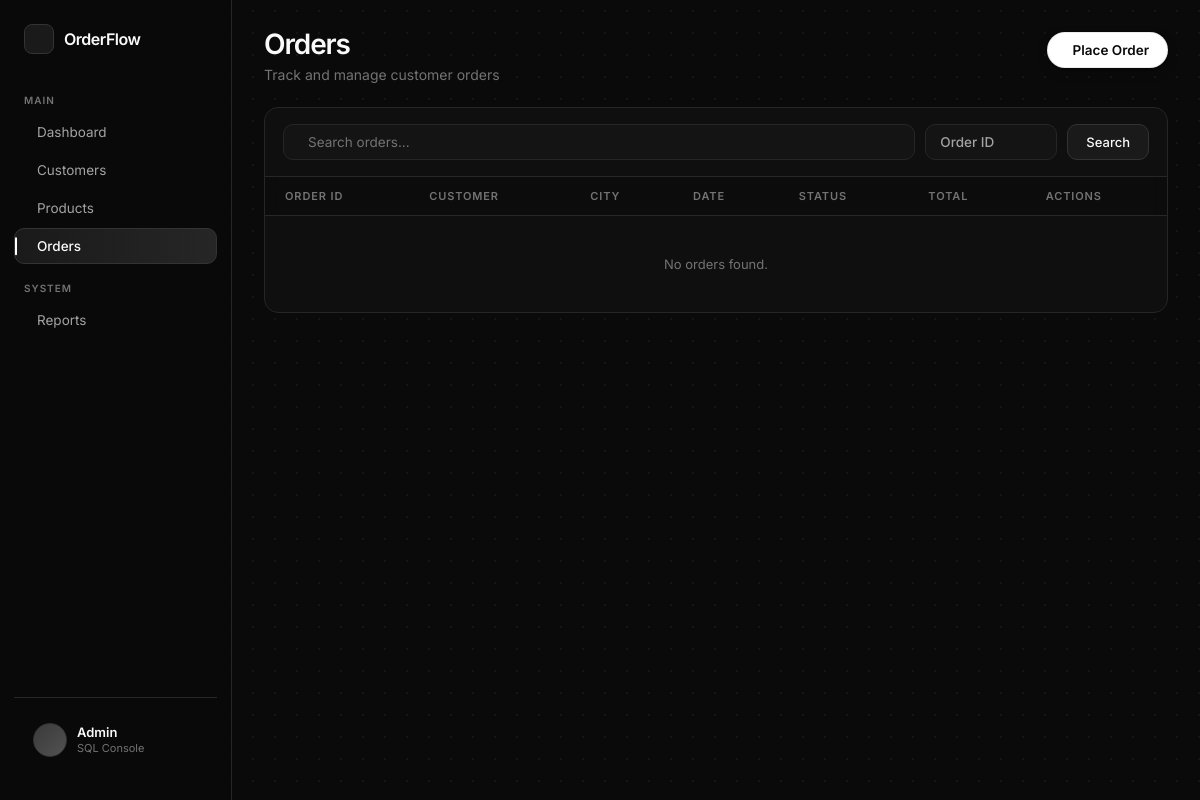
The page /orders on the database as committed earlier.
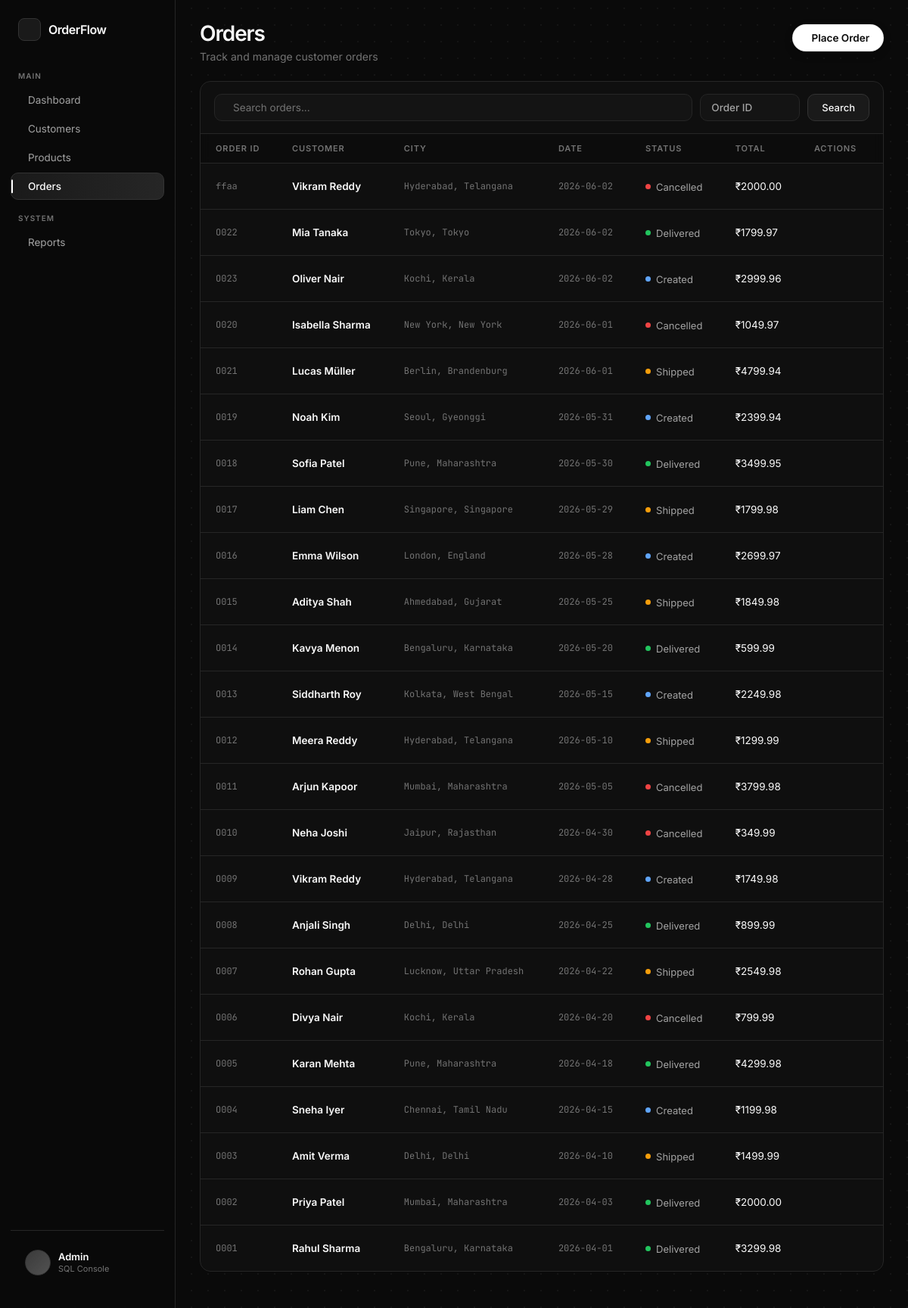
The same page on the database as committed later.
### tables this page shows
CREATE TABLE orders(
            ORDER_ID    VARCHAR PRIMARY KEY,
            CUSTOMER_ID VARCHAR NOT NULL,
            ADDRESS_ID  VARCHAR NOT NULL,
            STATUS      VARCHAR NOT NULL,
            TOTAL_PRICE    FLOAT NOT NULL,
            ORDER_DATE  DATE NOT NULL,
            FOREIGN KEY (CUSTOMER_ID) REFERENCES customers(CUSTOMER_ID),
            FOREIGN KEY (ADDRESS_ID) REFERENCES address(ADDRESS_ID)
            );

CREATE TABLE customers(
            CUSTOMER_ID   VARCHAR PRIMARY KEY,
            NAME          VARCHAR NOT NULL,
            EMAIL         VARCHAR NOT NULL,
            PHONE         INT NOT NULL
            );

CREATE TABLE address(
            ADDRESS_ID   VARCHAR PRIMARY KEY,
            CUSTOMER_ID  VARCHAR NOT NULL,
            STREET       VARCHAR NOT NULL,
            CITY         VARCHAR NOT NULL,
            STATE        VARCHAR NOT NULL,
            PINCODE      INT NOT NULL, 
            COUNTRY      VARCHAR NOT NULL,
            FOREIGN KEY (CUSTOMER_ID) REFERENCES customers(CUSTOMER_ID)
            );

### app.py (the view)
@app.route("/orders")
def orders():
    keyword   = request.args.get("keyword", "")
    filter_by = request.args.get("filter_by", "order_id")
    if keyword:
        data = database.search_orders(keyword, filter_by)
    else:
        data = database.get_all_orders()
    all_customers = database.get_all_customers()
    return render_template("orders.html", orders=data, keyword=keyword,
                           filter_by=filter_by, all_customers=all_customers)

### database.py (called while the page is built)
def get_connection():
    conn = sqlite3.connect(DB)
    conn.execute("PRAGMA foreign_keys = ON")
    return conn

def get_all_customers():
    conn = get_connection()
    cursor = conn.execute("""
        SELECT c.CUSTOMER_ID, c.NAME, c.EMAIL, c.PHONE, a.STREET, a.CITY, a.STATE, a.PINCODE, a.COUNTRY, a.ADDRESS_ID
        FROM customers c JOIN address a
        ON c.CUSTOMER_ID = a.CUSTOMER_ID
    """)
    customers = cursor.fetchall()
    conn.close()
    return customers

def get_all_orders():
    conn = get_connection()
    cursor = conn.execute("""
        SELECT o.ORDER_ID, c.NAME, a.STREET, a.CITY, a.STATE, a.PINCODE, a.COUNTRY, o.STATUS, o.TOTAL_PRICE, o.ORDER_DATE
        FROM orders o JOIN customers c ON o.CUSTOMER_ID = c.CUSTOMER_ID
        JOIN address a ON o.ADDRESS_ID = a.ADDRESS_ID
        ORDER BY o.ORDER_DATE DESC
    """)
    orders = cursor.fetchall()
    conn.close()
    return orders

### templates/orders.html (shortened to what this page needs)
{% extends "layout.html" %}
{% block page_title %}Orders{% endblock %}
{% block page_sub %}Track and manage customer orders{% endblock %}
{% block topbar_actions %}
<button class="btn-primary" onclick="toggleModal('place-order-modal')">
    <span class="btn-primary-inner"> Place Order</span>
</button>
{% endblock %}
{% block content %}
<div class="card">
    <form class="search-row" method="GET" action="{{ url_for('orders') }}">
        <div class="search-wrap">
            <input type="text" name="keyword" placeholder="Search orders..." value="{{ keyword }}">
        </div>
        <button type="submit" class="search-btn">Search</button>
    </form>
    <table>
        <thead>
            <tr>
                <th>Order ID</th>
                <th>Customer</th>
                <th>City</th>
                <th>Date</th>
                <th>Status</th>
                <th>Total</th>
                <th>Actions</th>
            </tr>
        </thead>
        <tbody>
            {% for o in orders %}
            <tr>
                <td class="muted">{{ o[0] }}</td>
                <td><strong>{{ o[1] }}</strong></td>
                <td class="muted">{{ o[3] }}, {{ o[4] }}</td>
                <td class="muted">{{ o[9] }}</td>
                <td><span class="badge {{ o[7]|lower|replace(' ', '-') }}">{{ o[7] }}</span></td>
                <td>₹{{ "%.2f"|format(o[8]) }}</td>
                <td>
                    <div class="actions">
                        <a href="{{ url_for('order_details', order_id=o[0]) }}" class="act-btn" title="View Details">
                        </a>
                        <button class="act-btn" title="Update Status"
                            onclick="openUpdateStatus('{{ o[0] }}', '{{ o[7] }}')">
                        </button>
                    </div>
                </td>
            </tr>
            {% else %}
            <tr><td colspan="7" class="empty">No orders found.</td></tr>
            {% endfor %}
        </tbody>
    </table>
</div>
{% endblock %}

Rows that differ between the two databases and show on the page:
added orders: ORDER_ID "ffaa", NAME "Vikram Reddy", CITY "Hyderabad", STATE "Telangana", ORDER_DATE "2026-06-02", STATUS "Cancelled", TOTAL_PRICE "2000.00"
added orders: ORDER_ID "O022", NAME "Mia Tanaka", CITY "Tokyo", STATE "Tokyo", ORDER_DATE "2026-06-02", STATUS "Delivered", TOTAL_PRICE "1799.97"
added orders: ORDER_ID "O023", NAME "Oliver Nair", CITY "Kochi", STATE "Kerala", ORDER_DATE "2026-06-02", STATUS "Created", TOTAL_PRICE "2999.96"
added orders: ORDER_ID "O020", NAME "Isabella Sharma", CITY "New York", STATE "New York", ORDER_DATE "2026-06-01", STATUS "Cancelled", TOTAL_PRICE "1049.97"
added orders: ORDER_ID "O021", NAME "Lucas Müller", CITY "Berlin", STATE "Brandenburg", ORDER_DATE "2026-06-01", STATUS "Shipped", TOTAL_PRICE "4799.94"
added orders: ORDER_ID "O019", NAME "Noah Kim", CITY "Seoul", STATE "Gyeonggi", ORDER_DATE "2026-05-31", STATUS "Created", TOTAL_PRICE "2399.94"
added orders: ORDER_ID "O018", NAME "Sofia Patel", CITY "Pune", STATE "Maharashtra", ORDER_DATE "2026-05-30", STATUS "Delivered", TOTAL_PRICE "3499.95"
added orders: ORDER_ID "O017", NAME "Liam Chen", CITY "Singapore", STATE "Singapore", ORDER_DATE "2026-05-29", STATUS "Shipped", TOTAL_PRICE "1799.98"
added orders: ORDER_ID "O016", NAME "Emma Wilson", CITY "London", STATE "England", ORDER_DATE "2026-05-28", STATUS "Created", TOTAL_PRICE "2699.97"
added orders: ORDER_ID "O015", NAME "Aditya Shah", CITY "Ahmedabad", STATE "Gujarat", ORDER_DATE "2026-05-25", STATUS "Shipped", TOTAL_PRICE "1849.98"
added orders: ORDER_ID "O014", NAME "Kavya Menon", CITY "Bengaluru", STATE "Karnataka", ORDER_DATE "2026-05-20", STATUS "Delivered", TOTAL_PRICE "599.99"
added orders: ORDER_ID "O013", NAME "Siddharth Roy", CITY "Kolkata", STATE "West Bengal", ORDER_DATE "2026-05-15", STATUS "Created", TOTAL_PRICE "2249.98"
added orders: ORDER_ID "O012", NAME "Meera Reddy", CITY "Hyderabad", STATE "Telangana", ORDER_DATE "2026-05-10", STATUS "Shipped", TOTAL_PRICE "1299.99"
added orders: ORDER_ID "O011", NAME "Arjun Kapoor", CITY "Mumbai", STATE "Maharashtra", ORDER_DATE "2026-05-05", STATUS "Cancelled", TOTAL_PRICE "3799.98"
added orders: ORDER_ID "O010", NAME "Neha Joshi", CITY "Jaipur", STATE "Rajasthan", ORDER_DATE "2026-04-30", STATUS "Cancelled", TOTAL_PRICE "349.99"
added orders: ORDER_ID "O009", NAME "Vikram Reddy", CITY "Hyderabad", STATE "Telangana", ORDER_DATE "2026-04-28", STATUS "Created", TOTAL_PRICE "1749.98"
added orders: ORDER_ID "O008", NAME "Anjali Singh", CITY "Delhi", STATE "Delhi", ORDER_DATE "2026-04-25", STATUS "Delivered", TOTAL_PRICE "899.99"
added orders: ORDER_ID "O007", NAME "Rohan Gupta", CITY "Lucknow", STATE "Uttar Pradesh", ORDER_DATE "2026-04-22", STATUS "Shipped", TOTAL_PRICE "2549.98"
added orders: ORDER_ID "O006", NAME "Divya Nair", CITY "Kochi", STATE "Kerala", ORDER_DATE "2026-04-20", STATUS "Cancelled", TOTAL_PRICE "799.99"
added orders: ORDER_ID "O005", NAME "Karan Mehta", CITY "Pune", STATE "Maharashtra", ORDER_DATE "2026-04-18", STATUS "Delivered", TOTAL_PRICE "4299.98"
added orders: ORDER_ID "O004", NAME "Sneha Iyer", CITY "Chennai", STATE "Tamil Nadu", ORDER_DATE "2026-04-15", STATUS "Created", TOTAL_PRICE "1199.98"
added orders: ORDER_ID "O003", NAME "Amit Verma", CITY "Delhi", STATE "Delhi", ORDER_DATE "2026-04-10", STATUS "Shipped", TOTAL_PRICE "1499.99"
added orders: ORDER_ID "O002", NAME "Priya Patel", CITY "Mumbai", STATE "Maharashtra", ORDER_DATE "2026-04-03", STATUS "Delivered", TOTAL_PRICE "2000.00"
added orders: ORDER_ID "O001", NAME "Rahul Sharma", CITY "Bengaluru", STATE "Karnataka", ORDER_DATE "2026-04-01", STATUS "Delivered", TOTAL_PRICE "3299.98"
Other text that changed with them:
text no longer shown: "No orders found."
